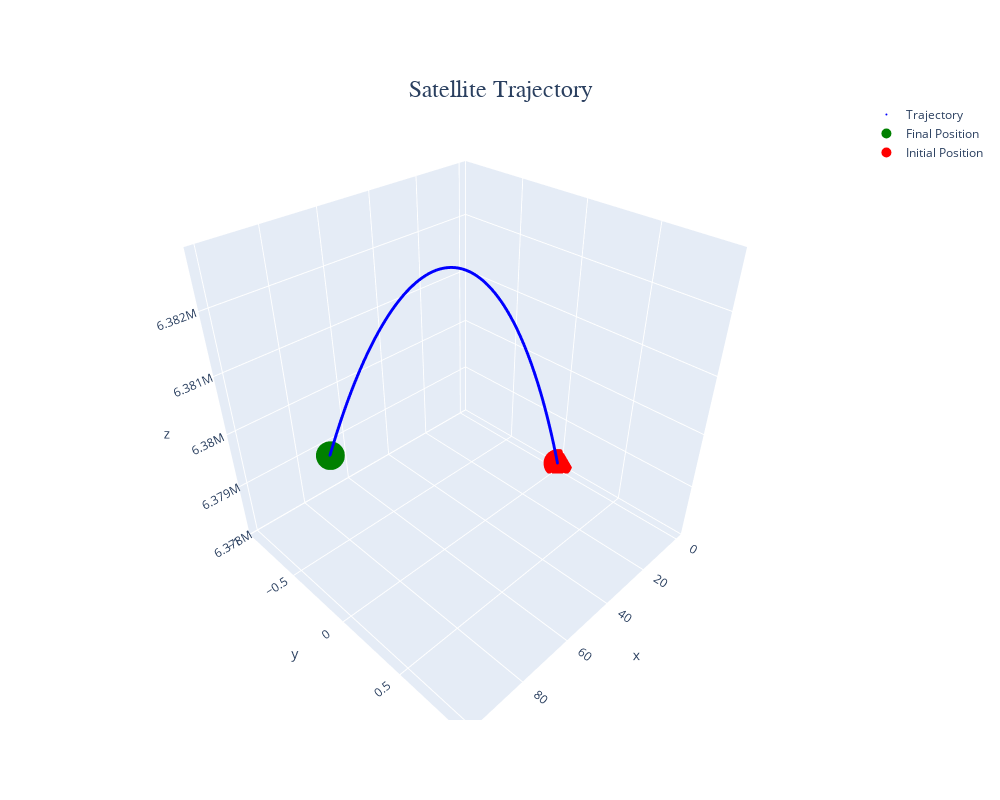

The notebook cell this image was saved under:
### Code cell
# plot orbits 
fig = go.Figure()

# Plot trajectory
fig.add_scatter3d(
    x=sim2.X[:,0],
    y=sim2.X[:,1],
    z=sim2.X[:,2],
    mode="markers",
    marker=dict(
        size=1,
        color="blue"
    ),
    name="Trajectory"
)

# Final Position
fig.add_scatter3d(
    x=[sim2.X[-1,0]],
    y=[sim2.X[-1,1]],
    z=[sim2.X[-1,2]],
    mode="markers",
    marker=dict(
        size=10,
        color="green"
    ),
    name="Final Position"
)


# Initial Position
fig.add_scatter3d(
    x=[sim2.X[0,0]],
    y=[sim2.X[0,1]],
    z=[sim2.X[0,2]],
    mode="markers",
    marker=dict(
        size=10,
        color="red",
    ),
    name="Initial Position"
)

# Earth!
# X, Y, Z = makesphere(0, 0, 0, R_EARTH)
# fig.add_surface(x=X, y=Y, z=Z, colorscale=[[0, "blue"], [1,"blue"]],showlegend=False, showscale=False, name="Earth")


fig.update_layout(width=1000, height=800, 
                title_font=dict(size=24, family='Garamond'), title_text="Satellite Trajectory", title_x=0.5, title_y=0.9)
fig.show()

### Figure 1 — Plotly figure (JSON) as saved in the notebook; plotly's stock layout.template omitted (floating-point values rounded to 4 significant figures; data arrays with more than 128 entries replaced by an {"elided": "..."} marker saying what was removed)
{"data": [{"marker": {"color": "blue", "size": 1}, "mode": "markers", "name": "Trajectory", "type": "scatter3d", "x": {"elided": "5000 float values"}, "y": {"elided": "5000 float values"}, "z": {"elided": "5000 float values"}}, {"marker": {"color": "green", "size": 10}, "mode": "markers", "name": "Final Position", "type": "scatter3d", "x": [99.92], "y": [0], "z": [6381000.0]}, {"marker": {"color": "red", "size": 10}, "mode": "markers", "name": "Initial Position", "type": "scatter3d", "x": [0], "y": [0], "z": [6378000.0]}], "layout": {"height": 800, "title": {"font": {"family": "Garamond", "size": 24}, "text": "Satellite Trajectory", "x": 0.5, "y": 0.9}, "width": 1000}}
